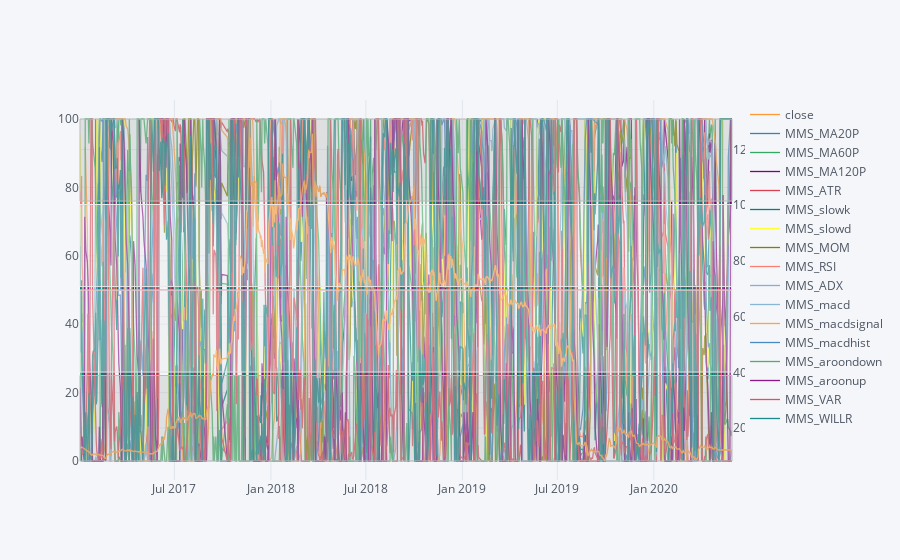

The code cell stored with this chart in its notebook:
### Code cell
normalized_data[['close','MMS_MA20P','MMS_MA60P','MMS_MA120P','MMS_ATR','MMS_slowk','MMS_slowd','MMS_MOM','MMS_RSI','MMS_ADX','MMS_macd','MMS_macdsignal','MMS_macdhist','MMS_aroondown','MMS_aroonup','MMS_VAR','MMS_WILLR']].iplot(secondary_y=['close'], hline=[50],
                                      hspan=[{'y0':'0','y1':'25','color':'rgba(30,30,30,0.3)','fill':True,'opacity':.4},
                                             {'y0':'26','y1':'50','color':'rgba(30,30,30,0.1)','fill':True,'opacity':.4},
                                             {'y0':'51','y1':'75','color':'rgba(30,30,30,0.1)','fill':True,'opacity':.4},
                                            {'y0':'76','y1':'100','color':'rgba(30,30,30,0.3)','fill':True,'opacity':.4}])

### Figure 1 — Plotly figure (JSON) as saved in the notebook; plotly's stock layout.template omitted (floating-point values rounded to 4 significant figures; data arrays with more than 128 entries replaced by an {"elided": "..."} marker saying what was removed)
{"data": [{"line": {"color": "rgba(255, 153, 51, 1.0)", "dash": "solid", "shape": "linear", "width": 1.3}, "mode": "lines", "name": "close", "text": "", "type": "scatter", "x": {"elided": "834 str values"}, "xaxis": "x", "y": {"elided": "834 int values"}, "yaxis": "y2"}, {"line": {"color": "rgba(55, 128, 191, 1.0)", "dash": "solid", "shape": "linear", "width": 1.3}, "mode": "lines", "name": "MMS_MA20P", "text": "", "type": "scatter", "x": {"elided": "834 str values"}, "y": {"elided": "834 float values"}}, {"line": {"color": "rgba(50, 171, 96, 1.0)", "dash": "solid", "shape": "linear", "width": 1.3}, "mode": "lines", "name": "MMS_MA60P", "text": "", "type": "scatter", "x": {"elided": "834 str values"}, "y": {"elided": "834 mixed values"}}, {"line": {"color": "rgba(128, 0, 128, 1.0)", "dash": "solid", "shape": "linear", "width": 1.3}, "mode": "lines", "name": "MMS_MA120P", "text": "", "type": "scatter", "x": {"elided": "834 str values"}, "y": {"elided": "834 mixed values"}}, {"line": {"color": "rgba(219, 64, 82, 1.0)", "dash": "solid", "shape": "linear", "width": 1.3}, "mode": "lines", "name": "MMS_ATR", "text": "", "type": "scatter", "x": {"elided": "834 str values"}, "y": {"elided": "834 mixed values"}}, {"line": {"color": "rgba(0, 128, 128, 1.0)", "dash": "solid", "shape": "linear", "width": 1.3}, "mode": "lines", "name": "MMS_slowk", "text": "", "type": "scatter", "x": {"elided": "834 str values"}, "y": {"elided": "834 float values"}}, {"line": {"color": "rgba(255, 255, 51, 1.0)", "dash": "solid", "shape": "linear", "width": 1.3}, "mode": "lines", "name": "MMS_slowd", "text": "", "type": "scatter", "x": {"elided": "834 str values"}, "y": {"elided": "834 float values"}}, {"line": {"color": "rgba(128, 128, 0, 1.0)", "dash": "solid", "shape": "linear", "width": 1.3}, "mode": "lines", "name": "MMS_MOM", "text": "", "type": "scatter", "x": {"elided": "834 str values"}, "y": {"elided": "834 mixed values"}}, {"line": {"color": "rgba(251, 128, 114, 1.0)", "dash": "solid", "shape": "linear", "width": 1.3}, "mode": "lines", "name": "MMS_RSI", "text": "", "type": "scatter", "x": {"elided": "834 str values"}, "y": {"elided": "834 float values"}}, {"line": {"color": "rgba(128, 177, 211, 1.0)", "dash": "solid", "shape": "linear", "width": 1.3}, "mode": "lines", "name": "MMS_ADX", "text": "", "type": "scatter", "x": {"elided": "834 str values"}, "y": {"elided": "834 mixed values"}}, {"line": {"color": "rgba(128, 177, 211, 0.8999999999999999)", "dash": "solid", "shape": "linear", "width": 1.3}, "mode": "lines", "name": "MMS_macd", "text": "", "type": "scatter", "x": {"elided": "834 str values"}, "y": {"elided": "834 mixed values"}}, {"line": {"color": "rgba(255, 153, 51, 0.8999999999999999)", "dash": "solid", "shape": "linear", "width": 1.3}, "mode": "lines", "name": "MMS_macdsignal", "text": "", "type": "scatter", "x": {"elided": "834 str values"}, "y": {"elided": "834 mixed values"}}, {"line": {"color": "rgba(55, 128, 191, 0.8999999999999999)", "dash": "solid", "shape": "linear", "width": 1.3}, "mode": "lines", "name": "MMS_macdhist", "text": "", "type": "scatter", "x": {"elided": "834 str values"}, "y": {"elided": "834 mixed values"}}, {"line": {"color": "rgba(50, 171, 96, 0.8999999999999999)", "dash": "solid", "shape": "linear", "width": 1.3}, "mode": "lines", "name": "MMS_aroondown", "text": "", "type": "scatter", "x": {"elided": "834 str values"}, "y": {"elided": "834 float values"}}, {"line": {"color": "rgba(128, 0, 128, 0.8999999999999999)", "dash": "solid", "shape": "linear", "width": 1.3}, "mode": "lines", "name": "MMS_aroonup", "text": "", "type": "scatter", "x": {"elided": "834 str values"}, "y": {"elided": "834 float values"}}, {"line": {"color": "rgba(219, 64, 82, 0.8999999999999999)", "dash": "solid", "shape": "linear", "width": 1.3}, "mode": "lines", "name": "MMS_VAR", "text": "", "type": "scatter", "x": {"elided": "834 str values"}, "y": {"elided": "834 float values"}}, {"line": {"color": "rgba(0, 128, 128, 0.8999999999999999)", "dash": "solid", "shape": "linear", "width": 1.3}, "mode": "lines", "name": "MMS_WILLR", "text": "", "type": "scatter", "x": {"elided": "834 str values"}, "y": {"elided": "834 float values"}}], "layout": {"legend": {"bgcolor": "#F5F6F9", "font": {"color": "#4D5663"}}, "paper_bgcolor": "#F5F6F9", "plot_bgcolor": "#F5F6F9", "shapes": [{"line": {"color": "#db4052", "dash": "solid", "width": 1}, "type": "line", "x0": 0, "x1": 1, "xref": "paper", "y0": 50, "y1": 50, "yref": "y"}, {"fillcolor": "rgba(187, 187, 187, 0.4)", "line": {"color": "#BBBBBB", "dash": "solid", "width": 1}, "type": "rect", "x0": 0, "x1": 1, "xref": "paper", "y0": "0", "y1": "25", "yref": "y"}, {"fillcolor": "rgba(232, 232, 232, 0.4)", "line": {"color": "#E8E8E8", "dash": "solid", "width": 1}, "type": "rect", "x0": 0, "x1": 1, "xref": "paper", "y0": "26", "y1": "50", "yref": "y"}, {"fillcolor": "rgba(232, 232, 232, 0.4)", "line": {"color": "#E8E8E8", "dash": "solid", "width": 1}, "type": "rect", "x0": 0, "x1": 1, "xref": "paper", "y0": "51", "y1": "75", "yref": "y"}, {"fillcolor": "rgba(187, 187, 187, 0.4)", "line": {"color": "#BBBBBB", "dash": "solid", "width": 1}, "type": "rect", "x0": 0, "x1": 1, "xref": "paper", "y0": "76", "y1": "100", "yref": "y"}], "title": {"font": {"color": "#4D5663"}}, "xaxis": {"gridcolor": "#E1E5ED", "showgrid": true, "tickfont": {"color": "#4D5663"}, "title": {"font": {"color": "#4D5663"}, "text": ""}, "zerolinecolor": "#E1E5ED"}, "yaxis": {"gridcolor": "#E1E5ED", "showgrid": true, "tickfont": {"color": "#4D5663"}, "title": {"font": {"color": "#4D5663"}, "text": ""}, "zerolinecolor": "#E1E5ED"}, "yaxis2": {"anchor": "x", "gridcolor": "#E1E5ED", "overlaying": "y", "showgrid": true, "side": "right", "tickfont": {"color": "#4D5663"}, "title": {"text": ""}, "zerolinecolor": "#E1E5ED"}}}
